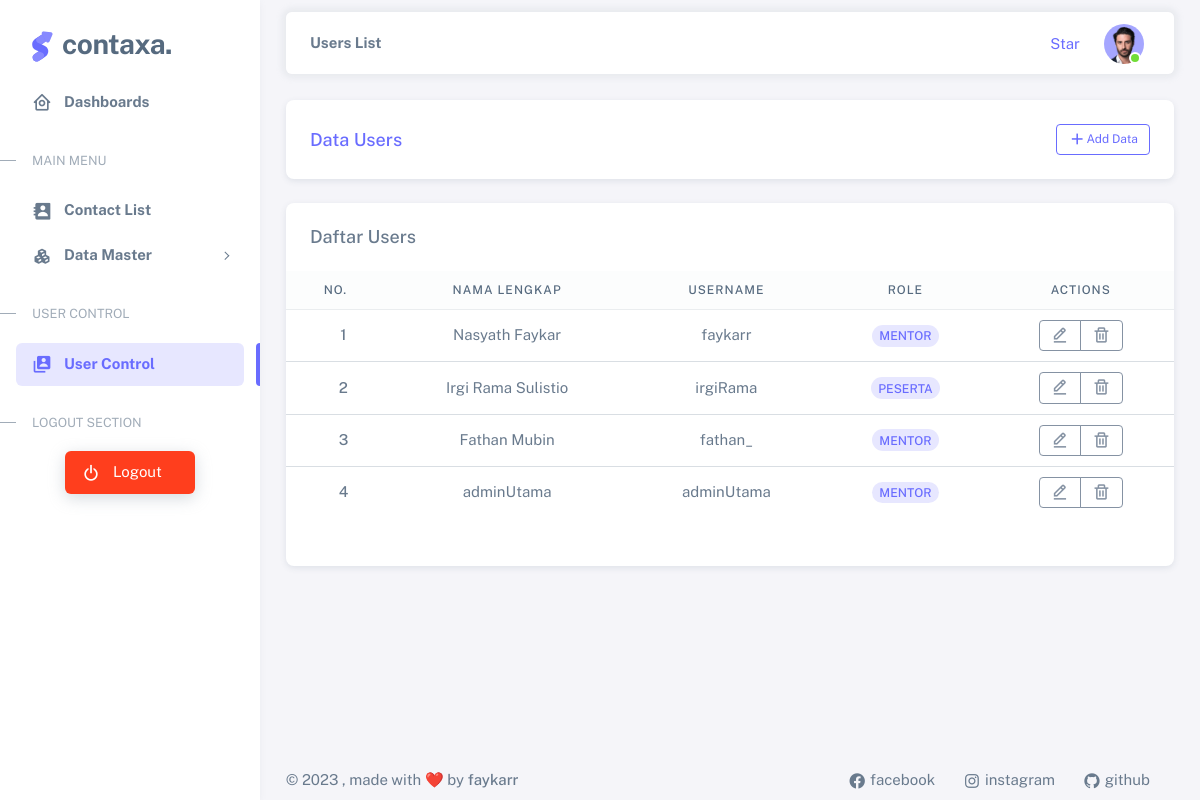
Screenshot of /index.php?hal=usersList (signed in) with the database file from the repository.
### tables this page shows
CREATE TABLE `tb_users` (
  `id` int(11) NOT NULL,
  `username` varchar(32) NOT NULL,
  `password` varchar(254) NOT NULL,
  `role` enum('Mentor','Peserta') NOT NULL,
  `id_person` int(11) DEFAULT NULL
);

CREATE TABLE `tb_person` (
  `id` int(11) NOT NULL,
  `nama_lengkap` varchar(64) NOT NULL,
  `gender` enum('Laki-Laki','Perempuan') NOT NULL,
  `id_agama` int(11) NOT NULL,
  `tanggal_lahir` date NOT NULL,
  `tempat_lahir` varchar(64) NOT NULL,
  `alamat` text NOT NULL,
  `no_hp` varchar(32) NOT NULL,
  `email` varchar(64) NOT NULL,
  `sosmed` varchar(32) NOT NULL,
  `foto` varchar(128) NOT NULL,
  `asal_kampus` varchar(64) NOT NULL,
  `quotes` text NOT NULL
);

### models/UserModel.php (called while the page is built, shortened)
<?php
class UserModel
{
    private $conn;
    function __construct()
    {
        global $pdo;
        $this->conn = $pdo;
    }
    public function findAll()
    {
        $query = "SELECT tb_users.id AS 'id_users', tb_users.username, tb_users.password, tb_users.role, tb_person.* FROM tb_users LEFT JOIN tb_person ON tb_users.id_person = tb_person.id";
        $stmt = $this->conn->prepare($query);
        $stmt->execute();
        $result = $stmt->fetchAll(PDO::FETCH_ASSOC);
        return $result;
    }
}
?>

### views/usersList.php (the view, shortened to what this page needs)
<?php
if ($_SESSION['dataUser']['role'] !== 'Peserta'):
    $usersModel = new UserModel();
    $userRecords = $usersModel->findAll();
    ?>
    <div class="container-xxl flex-grow-1 container-p-y">
        <div class="row justify-content-center">
            <div class="col-12 mb-4">
                <div class="card">
                    <div class="card-body">
                        <div class="d-flex align-items-center row justify-content-evenly">
                            <div class="col-sm-6 ">
                                <h5 class="card-title text-primary p-0 mb-0 text-center text-sm-start">Data Users</h5>
                            </div>
                            <div class="col-sm-6 d-flex mt-3 mt-sm-0">
                                <a href="index.php?hal=usersAdd" class="btn btn-sm btn-outline-primary ms-auto"><i
                                        class="bx bx-plus"></i> Add Data</a>
                            </div>
                        </div>
                    </div>
                </div>
            </div>
        </div>
        <div class="row justify-content-center">
            <div class="col-12">
                <div class="card">
                    <h5 class="card-header">Daftar Users</h5>
                    <div class="table-responsive text-nowrap">
                        <table class="table text-center table-hover">
                            <thead class="table-light">
                                <tr>
                                    <th>No.</th>
                                    <th>Nama Lengkap</th>
                                    <th>Username</th>
                                    <th>Role</th>
                                    <th>Actions</th>
                                </tr>
                            </thead>
                            <tbody class="table-border-bottom-0">
                                <form action="./controllers/AuthController.php" method="post">
                                    <?php
                                    $no = 1;
                                    foreach ($userRecords as $key => $value):
                                        ?>
                                        <tr>
                                            <td><i class="fab fa-angular fa-lg text-danger me-3"></i> <span class="fw-medium">
                                                    <?= $no ?>
                                                </span></td>
                                            <td>
                                                <?= !empty($value['nama_lengkap']) ? $value['nama_lengkap'] : $value['username'] ?>
                                            </td>
                                            <td>
                                                <?= $value['username'] ?>
                                            </td>
                                            <td>
                                                <span class="badge rounded-pill bg-label-primary">
                                                    <?= $value['role'] ?>
                                                </span>
                                            </td>
                                            <td>
                                                <div class="btn-group">
                                                    <a href="index.php?hal=usersEdit&id=<?= $value['id_users'] ?>"
                                                        class="btn btn-sm btn-outline-secondary"
                                                        <?= $_SESSION['dataUser']['id'] === $value['id'] ? 'style="pointer-events: none;"' : '' ?>>
                                                        <i class="bx bx-edit-alt"></i></a>
                                                    <button type="submit" name="process" value="delete"
                                                        class="btn btn-sm btn-outline-secondary"
                                                        onclick="return confirm('Anda yakin ingin menghapus data ini?')"
                                                        <?= $_SESSION['dataUser']['id'] === $value['id'] ? 'disabled' : '' ?>>
                                                        <i class="bx bx-trash"></i>
                                                    </button>
                                                </div>
                                            </td>
                                        </tr>
                                        <?php $no++; endforeach; ?>
                                </form>
                            </tbody>
                        </table>
                    </div>
                    <div class="card-footer">
                    </div>
                </div>
            </div>
        </div>
    </div>
<?php else: ?>
    <?php require_once './views/accesDenied.php' ?>
<?php endif; ?>

### index.php (shortened to what this page needs)
<?php
include_once './config/Connection.php';
include_once './models/UserModel.php';
$hal = $_REQUEST['hal'];
?>
<!DOCTYPE html>
<html lang="en" class="light-style layout-menu-fixed layout-compact" dir="ltr" data-theme="theme-default"
    data-assets-path="./assets/" data-template="vertical-menu-template-free">
<head>
    <link rel="stylesheet" href="./assets/vendor/fonts/boxicons.css" />
    <link rel="stylesheet" href="./assets/vendor/css/core.css" class="template-customizer-core-css" />
    <link rel="stylesheet" href="./assets/vendor/css/theme-default.css" class="template-customizer-theme-css" />
    <link rel="stylesheet" href="./assets/css/demo.css" />
    <link rel="stylesheet" href="./assets/vendor/libs/perfect-scrollbar/perfect-scrollbar.css" />
</head>
<body>
    <div class="layout-wrapper layout-content-navbar">
        <div class="layout-container">
            <?php include_once './views/layouts/sidebar.php' ?>
            <div class="layout-page">
                <?php include_once './views/layouts/navbar.php' ?>
                <div class="content-wrapper">
                    <?php
                    if (!empty($hal)) {
                        include_once './views/' . $hal . '.php';
                    } else {
                        include_once './views/dashboard.php';
                    }
                    ?>
                    <?php include_once './views/layouts/footer.php' ?>
                </div>
            </div>
        </div>
    </div>
</body>
</html>

### views/layouts/sidebar.php (shortened to what this page needs)
<aside id="layout-menu" class="layout-menu menu-vertical menu bg-menu-theme">
    <div class="app-brand demo">
        <a href="index.html" class="app-brand-link">
            <span class="app-brand-logo demo">
            </span>
            <span class="app-brand-text demo menu-text fw-bold ms-2">Contaxa.</span>
        </a>
    </div>
    <ul class="menu-inner py-1">
        <li class="menu-item <?= ($_GET['hal'] == 'dashboard' || $_GET['hal'] == '') ? 'active' : ''; ?>">
            <a href="index.php" class="menu-link">
                <i class="menu-icon tf-icons bx bx-home-circle"></i>
                <div data-i18n="Dashboards"><b>Dashboards</b></div>
            </a>
        </li>
        <li class="menu-header small text-uppercase">
            <span class="menu-header-text">Main Menu</span>
        </li>
        <li class="menu-item <?= ($_GET['hal'] == 'contactList' || $_GET['hal'] == 'contactShow') ? 'active' : ''; ?>">
            <a href="index.php?hal=contactList" class="menu-link">
                <i class="menu-icon tf-icons bx bxs-contact"></i>
                <div data-i18n="Contact List"><b>Contact List</b></div>
            </a>
        </li>
        <?php if ($_SESSION['dataUser']['role'] == 'Mentor'): ?>
            <li
                class="menu-item <?= ($_GET['hal'] == 'agamaList' || $_GET['hal'] == 'agamaAdd' || $_GET['hal'] == 'agamaEdit' || $_GET['hal'] == 'personList' || $_GET['hal'] == 'personAdd' || $_GET['hal'] == 'personEdit' || $_GET['hal'] == 'personShow') ? 'active open' : ''; ?>">
                <a href="javascript:void(0);" class="menu-link menu-toggle">
                    <i class="menu-icon tf-icons bx bxs-component"></i>
                    <div data-i18n="Data Master"><b>Data Master</b></div>
                </a>
            </li>
        <?php endif; ?>
        <?php if ($_SESSION['dataUser']['role'] == 'Mentor'): ?>
            <li class="menu-header small text-uppercase"><span class="menu-header-text">User Control</span></li>
            <li
                class="menu-item <?= ($_GET['hal'] == 'usersList' || $_GET['hal'] == 'usersAdd' || $_GET['hal'] == 'usersEdit') ? 'active' : ''; ?>">
                <a href="index.php?hal=usersList" class="menu-link">
                    <i class="menu-icon tf-icons bx bxs-user-account"></i>
                    <div data-i18n="User Control"><b>User Control</b></div>
                </a>
            </li>
        <?php endif; ?>
        <li class="menu-header small text-uppercase"><span class="menu-header-text">Logout Section</span>
        </li>
        <li class="menu-item ">
            <a href="./views/login.php" class="menu-link bg-danger text-bg-danger w-50 mx-auto shadow">
                <i class="menu-icon tf-icons bx bx-power-off"></i>
                <div data-i18n="Logout">Logout</div>
            </a>
        </li>
    </ul>
</aside>

### views/layouts/navbar.php (shortened to what this page needs)
<nav class="layout-navbar container-xxl navbar navbar-expand-xl navbar-detached align-items-center bg-navbar-theme"
    id="layout-navbar">
    <div class="navbar-nav-right d-flex align-items-center" id="navbar-collapse">
        <div class="navbar-nav align-items-center">
            <div class="nav-item d-flex align-items-center">
                <b>
                    <?= preg_replace('/([a-z])([A-Z])/', '$1 $2', empty($hal) ? 'Dashboard' : ucwords($hal)); ?>
                </b>
            </div>
        </div>
        <ul class="navbar-nav flex-row align-items-center ms-auto">
            <li class="nav-item lh-1 me-3">
                <a class="github-button" href="https://github.com/faykarr/mini-project-php" data-icon="octicon-star"
                    data-size="large" data-show-count="true"
                    aria-label="Star faykarr/mini-project-php on GitHub">Star</a>
            </li>
            <li class="nav-item navbar-dropdown dropdown-user dropdown">
                <a class="nav-link dropdown-toggle hide-arrow" href="javascript:void(0);" data-bs-toggle="dropdown">
                    <div class="avatar avatar-online">
                        <?php
                        if ($startPos !== false && $_SESSION['dataUser']['foto'] !== null) {
                            $startPos += 3;
                            $url = 'https://drive.google.com/uc?export=view&id=' . substr($link, $startPos);
                        } else {
                            $url = './assets/img/avatars/1.png';
                        }
                        ?>
                        <img src="<?= $url ?>" alt class="w-px-40 h-auto rounded-circle" />
                    </div>
                </a>
            </li>
        </ul>
    </div>
</nav>

### views/layouts/footer.php (shortened to what this page needs)
<footer class="content-footer footer bg-footer-theme">
    <div class="container-xxl d-flex flex-wrap justify-content-between py-2 flex-md-row flex-column">
        <div class="mb-2 mb-md-0">
            ©
            , made with ❤️ by
            <a href="https://github.com/faykarr" target="_blank" class="footer-link fw-medium">faykarr</a>
        </div>
        <div class="d-none d-lg-inline-block">
            <a href="https://facebook.com/nasyath.faykar" class="footer-link me-4" target="_blank">
                <i class="bx bxl-facebook-circle"></i>
                facebook
            </a>
            <a href="https://themeselection.com/" target="_blank" class="footer-link me-4">
                <i class="bx bxl-instagram"></i>
                instagram
            </a>
            <a href="https://github.com/faykarr" target="_blank" class="footer-link me-4">
                <i class="bx bxl-github"></i>
                github
            </a>
        </div>
    </div>
</footer>

### assets/css/demo.css (style rules this page uses)
.menu .app-brand.demo { height: 64px; margin-top: 12px; }
.app-brand-logo.demo svg { width: 22px; height: 38px; }
.app-brand-text.demo { font-size: 1.75rem; letter-spacing: -0.5px; text-transform: lowercase; }

### rows the page displays
tb_users: id_person.nama_lengkap "Nasyath Faykar", username "faykarr", role "MENTOR"
tb_users: id_person.nama_lengkap "Irgi Rama Sulistio", username "irgiRama", role "PESERTA"
tb_users: id_person.nama_lengkap "Fathan Mubin", username "fathan_", role "MENTOR"
tb_users: username "adminUtama", role "MENTOR"
